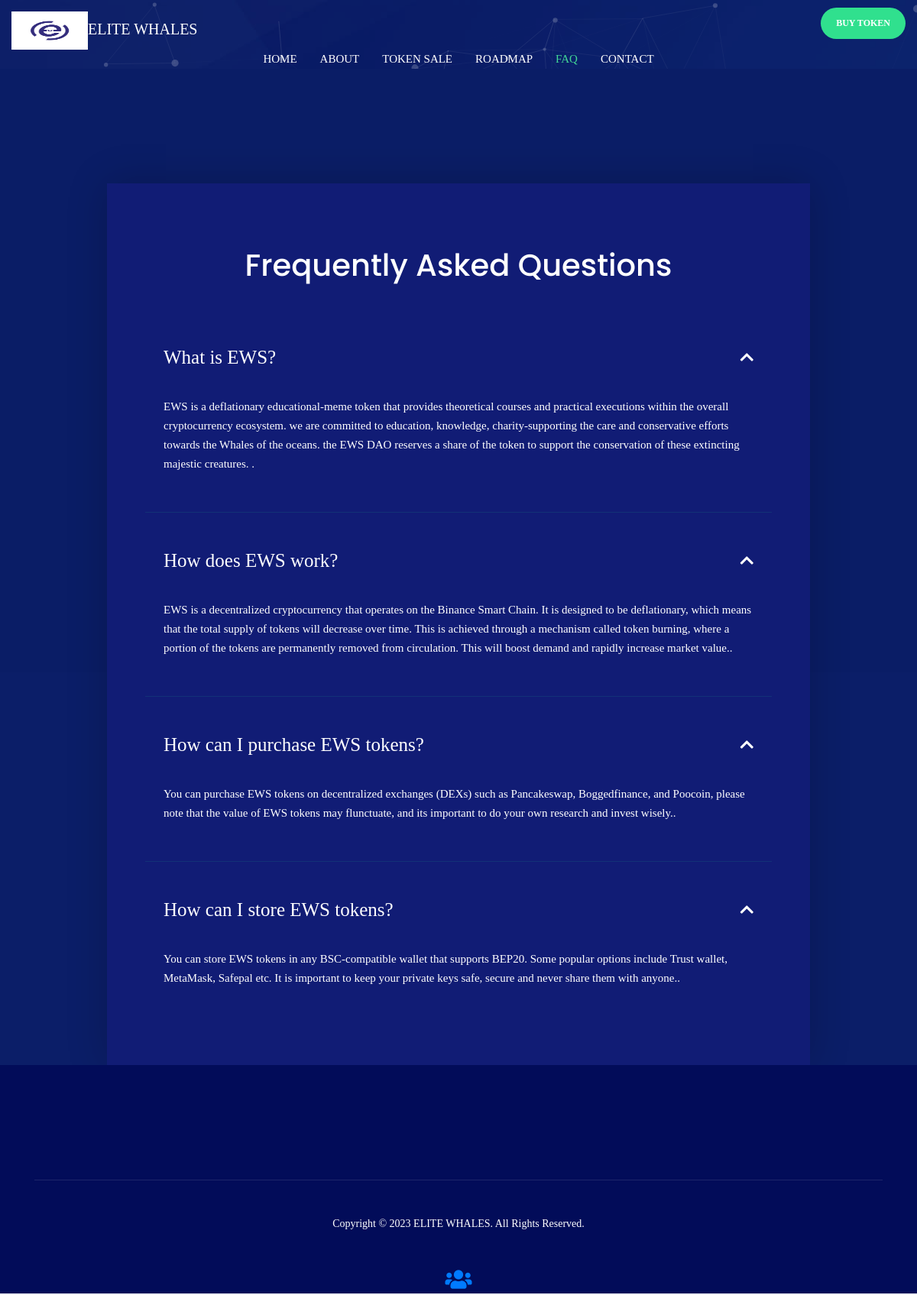
The page /Frequently_asked_questions/ on the database its author committed.
### ews_app/models.py (models this page shows, shortened)
class FAQ(models.Model):
    question = models.CharField(max_length=77)
    answer = models.TextField()

### ews_app/views.py (the view)
# urls.py: path('Frequently_asked_questions/', views.faq, name='faq'),
def faq(request):
    fq = FAQ.objects.all()
    context = {
        'nav': 'faq',
        'fq': fq
    }
    return render(request, 'ews_app/faq.html', context)

### ews_app/templates/ews_app/faq.html
{% extends 'base.html' %}
{% load static %}
{% block content %}
<section id="faq-area" class="faq-area">
    <div class="container">
        <div class="row d-flex justify-content-center">
            <div class="col-sm-12 col-md-12 col-lg-10">
                <div class="faq-wrapper">
                    <div class="sub-title">
                        <h2>Frequently Asked Questions</h2>
                    </div>
                    <div id="accordion">
                        {% for f in fq %}
                        <div class="card  wow fadeInUp" data-wow-duration="2s" data-wow-delay=".2s">
                            <div class="card-header" id="heading-1">
                                <a data-toggle="collapse" href="#collapse-1" aria-expanded="true" aria-controls="collapse-1">
                                    {{f.question}}
                                </a>
                            </div>
                            <div id="collapse-1" class="collapse show" data-parent="#accordion" aria-labelledby="heading-1">
                                <div class="card-body">
                                    {{f.answer}}.
                                </div>
                            </div>
                        </div>
                        {% endfor %}
                    </div>
                </div>
            </div>
        </div>
    </div>
</section>
{% endblock content %}

### rows shown on the page
FAQ: question "What is EWS?", answer "EWS is a deflationary educational-meme token that provides theoretical courses and practical executions within the overall cryptocurrency ecosystem. we are committed to education, knowledge, charity-supporting the care and conservative efforts towards the Whales of the oceans. the EWS DAO reserves a share of the token to support the conservation of these extincting majestic creatures."
FAQ: question "How does EWS work?", answer "EWS is a decentralized cryptocurrency that operates on the Binance Smart Chain. It is designed to be deflationary, which means that the total supply of tokens will decrease over time. This is achieved through a mechanism called token burning, where a portion of the tokens are permanently removed from circulation. This will boost demand and rapidly increase market value."
FAQ: question "How can I purchase EWS tokens?", answer "You can purchase EWS tokens on decentralized exchanges (DEXs) such as Pancakeswap, Boggedfinance, and Poocoin, please note that the value of EWS tokens may flunctuate, and its important to do your own research and invest wisely."
FAQ: question "How can I store EWS tokens?", answer "You can store EWS tokens in any BSC-compatible wallet that supports BEP20. Some popular options include Trust wallet, MetaMask, Safepal etc. It is important to keep your private keys safe, secure and never share them with anyone."
